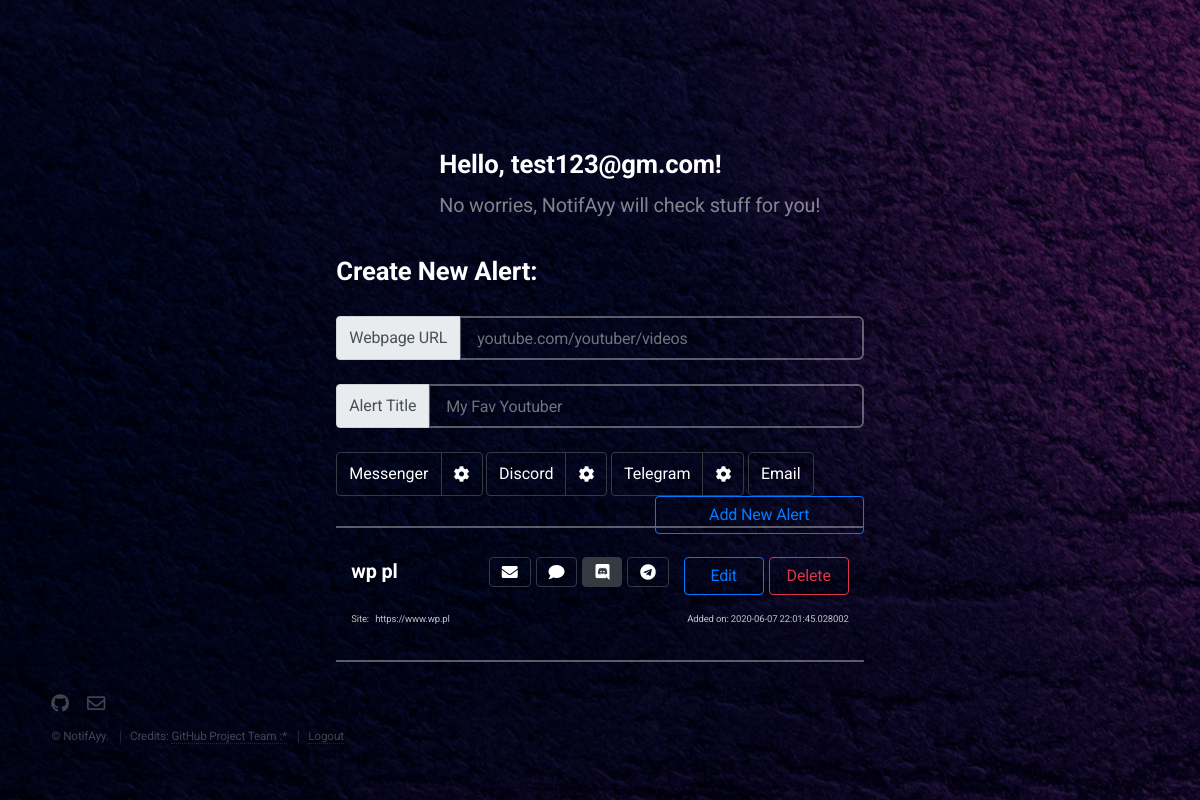
The app's page /index.html (signed in) with its own data.
### app.py (models this page shows, shortened)
class User(UserMixin, db.Model):
    id = db.Column(db.Integer, primary_key=True)
    email = db.Column(db.String(100), unique=True)
    password = db.Column(db.String(100))
    discord_id = db.Column(db.Integer, nullable=True)
    messenger_l = db.Column(db.String(100), nullable=True)
    messenger_token = db.Column(db.String(100), nullable=True)
    telegram_id = db.Column(db.String(100), nullable=True)
    logged = db.Column(db.Integer, nullable=True)

class Alert(db.Model):
    id = db.Column(db.Integer, primary_key=True)
    title = db.Column(db.String(100), nullable=False)
    page = db.Column(db.String(100), nullable=False)
    date_added = db.Column(db.DateTime, nullable=False, default=datetime.utcnow)
    user_id = db.Column(db.Integer, nullable=False)
    apps_id = db.Column(db.Integer, nullable=False)

### app.py (the view)
@app.route('/index.html', methods=['GET', 'POST'])
def go_home():
    all_alerts = get_alerts()
    return render_template('index.html', alerts=all_alerts, emailuser=session['email'], discsaved=session["disc"], messsaved=session["mess"], telesaved=session["tele"])

### app.py (called while the page is built)
@login_manager.user_loader
def load_user(user_id):
    return User.query.get(int(user_id))

def get_alerts():
    cur_user_id = session["_user_id"]
    all_alerts = Alert.query.filter_by(user_id=cur_user_id).order_by(Alert.date_added).all()
    all_apps = get_apps(all_alerts)
    for alert in all_alerts:
        alert.messenger = all_apps[alert.id].messenger
        alert.discord = all_apps[alert.id].discord
        alert.telegram = all_apps[alert.id].telegram
        alert.email = all_apps[alert.id].email
    return all_alerts

def get_apps(all_alerts):
    all_apps = {}
    for alert in all_alerts:
        all_apps[alert.id] = Apps.query.get(alert.apps_id)
    return all_apps

### templates/index.html (shortened to what this page needs)
{% extends 'base.html' %}
{% block body %}
    {% if emailuser %}
        <main role="main">
            <div>
                <div class="col-sm-8 mx-auto">
                    <br>
                    <header id="header">
                        <h2>Hello, {{ emailuser }}!</h2>
                        <p class="text-nowrap bd-highlight">No worries, NotifAyy will check stuff for you!</p>
                    </header>
                </div>
            </div>
        </main>
        <h2 class="mx-auto">Create New Alert:</h2>
        <form action='/alerts' method='POST'>
            <div class="input-group">
                <div class="input-group-prepend">
                    <span class="input-group-text" id="">Webpage URL</span>
                </div>
                <input class="form-control title_new" type="text" name='page' id='page_new' placeholder="youtube.com/youtuber/videos" aria-label="Enter Page">
            </div>
            <br>
            <div class="input-group">
                <div class="input-group-prepend">
                    <span class="input-group-text" id="">Alert Title</span>
                </div>
                <input class="form-control page_new" type="text" name='title' id='title_new' placeholder="My Fav Youtuber" aria-label="Enter Title">
            </div>
            <br>
            <div class="btn-group" role="group">
                <button type="button" class="btn btn-outline-dark" name='messenger' id='messenger_new' data-toggle="button" aria-pressed="false" autocomplete="off">
                    Messenger
                </button>
                <button type="button" class="btn btn-outline-dark fas fa-cog" data-toggle="collapse" aria-pressed="false" data-target="#collapseMessenger"></button>
            </div>
            <div class="btn-group" role="group">
                <button type="button" class="btn btn-outline-dark" name='discord' id='discord_new' data-toggle="button" aria-pressed="false" autocomplete="off">
                    Discord
                </button>
                <button type="button" class="btn btn-outline-dark fas fa-cog" data-toggle="collapse" aria-pressed="false" data-target="#collapseDiscord"></button>
            </div>
            <div class="btn-group" role="group">
                <button type="button" class="btn btn-outline-dark" name='telegram' id='telegram_new' data-toggle="button" aria-pressed="false" autocomplete="off">
                    Telegram
                </button>
                <button type="button" class="btn btn-outline-dark fas fa-cog" data-toggle="collapse" aria-pressed="false" data-target="#collapseTelegram"></button>
            </div>
            <div class="btn-group" role="group">
                <button type="button" class="btn btn-outline-dark" name='email' id='email_new' data-toggle="button" aria-pressed="false" autocomplete="off">
                    Email
                </button>
            </div>
            <input class="btn btn-outline-primary" onclick="send_form_new_alert()" href='#' style="float: right;" value='Add New Alert'>
            <br>
        </form>
        <hr>
        {% for alert in alerts %}
        <form action='/alerts/edit/{{alert.id}}' method='POST' style="margin: 0 0 0 0;">
            <div class="container-fluid">
                <h3><span contenteditable="true" class='t-{{alert.id}}'>{{ alert.title }}</span>
                <a class="btn btn-outline-danger" formaction='/alerts/delete/{{alert.id}}' type="submit" href='/alerts/delete/{{alert.id}}' style="width: 80px; float: right; margin-right: 0px;">Delete</a>
                <a class="btn btn-outline-primary" onclick="edit_alert({{alert.id}})" href='#' style="width: 80px; float: right; margin-right: 5px;">Edit</a>
                {% if alert.telegram %}
                    <a class="btn btn-outline-dark fab fa-telegram active" id="tel-{{alert.id}}" data-toggle="button" aria-pressed="true" style="float: right; margin-right: 15px;"></a>
                {% else %}
                    <a class="btn btn-outline-dark fab fa-telegram" id="tel-{{alert.id}}" data-toggle="button" aria-pressed="false" style="float: right; margin-right: 15px;"></a>
                {% endif %}
                {% if alert.discord %}
                    <a class="btn btn-outline-dark fab fa-discord active" id="dis-{{alert.id}}" data-toggle="button" aria-pressed="true" style="float: right; margin-right: 5px;"></a>
                {% else %}
                    <a class="btn btn-outline-dark fab fa-discord" id="dis-{{alert.id}}" data-toggle="button" aria-pressed="false" style="float: right; margin-right: 5px;"></a>
                {% endif %}
                {% if alert.messenger %}
                    <a class="btn btn-outline-dark fas fa-comment active" id="mes-{{alert.id}}" data-toggle="button" aria-pressed="true" style="float: right; margin-right: 5px;"></a>
                {% else %}
                    <a class="btn btn-outline-dark fas fa-comment" id="mes-{{alert.id}}" data-toggle="button" aria-pressed="false" style="float: right; margin-right: 5px;"></a>
                {% endif %}
                {% if alert.email %}
                    <a class="btn btn-outline-dark fas fa-envelope active" id="eml-{{alert.id}}" data-toggle="button" aria-pressed="true" style="float: right; margin-right: 5px;"></a>
                {% else %}
                    <a class="btn btn-outline-dark fas fa-envelope" id="eml-{{alert.id}}" data-toggle="button" aria-pressed="false" style="float: right; margin-right: 5px;"></a>
                {% endif %}
                </h3>
            </div>
            <div class="container-fluid" style="font-size: 0.65em; margin-top: 10px; ">
                <p>Site: <span contenteditable="true" class='p-{{alert.id}}'>{{ alert.page }}</span> <small style="float: right;"> Added on: {{ alert.date_added }}</small> </p>
            </div>
            <hr>
            <br>
        </form>
        {% endfor %}
    {% endif %}
{% endblock %}

### templates/base.html (shortened to what this page needs)
<!DOCTYPE html>
<html lang="en">
<head>
    <link rel="stylesheet" href="https://stackpath.bootstrapcdn.com/bootstrap/4.3.1/css/bootstrap.min.css"
>
    <link rel="stylesheet" href="static/css/main.css" />
</head>
<body class="is-preload">
    <div class="container">
        {% block body %} {% endblock %}
    </div>
    <footer id="footer">
        <ul class="icons">
            <li><a href="https://github.com/Luzkan/NotifAyy/" class="icon brands fa-github"><span class="label">GitHub</span></a></li>
            <li><a href="#" class="icon fa-envelope"><span class="label">Email</span></a></li>
        </ul>
        <ul class="copyright">
            <li>&copy; NotifAyy.</li>
            <li>Credits: <a href="https://github.com/Luzkan/NotifAyy/">GitHub Project Team :*</a></li>
            {% if emailuser %}
                <li><a href="/logout">Logout</a></li>
            {% endif %}
        </ul>
    </footer>
</body>
</html>

### templates/index.html (style rules this page uses)
body { justify-content: center; }

### records on screen
User: email "test123@gm.com"
Alert: title "wp pl", page "https://www.wp.pl", date_added "2020-06-07 22:01:45.028002"
